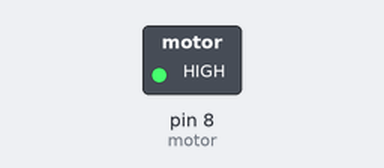
The sketch below on a simulated Arduino Uno, built with avr-gcc and run on an emulated ATmega328P. On the bench: switched loads named in the sketch (green lamp = pin HIGH). Dashed ring = blinking.

Above: at 0.5 s.
Timing chart, 0 to 4.6 s (numbered marks = the images above):
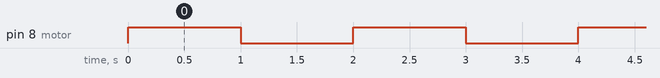

The sketch:

DC_Motor.ino
```cpp
/*
 * Author: SMRAZA KEEN
 * Date:2016/6/29
 * IDE V1.6.9
 * Email:TechnicSmraza@outlook.com
 * Function:
 */
int motor = 8;           // motor turn-on trigger signal - active high;
void setup (void)
{
pinMode (motor, OUTPUT); // define port attribute for the output;
}
void loop (void)
{
digitalWrite (motor, HIGH); //
delay (1000);
digitalWrite (motor, LOW);  //switch;
delay (1000);
}
```

Measured:
- by itself, pin 8 (motor): alternates HIGH for 1.0 s and LOW for 1.0 s
